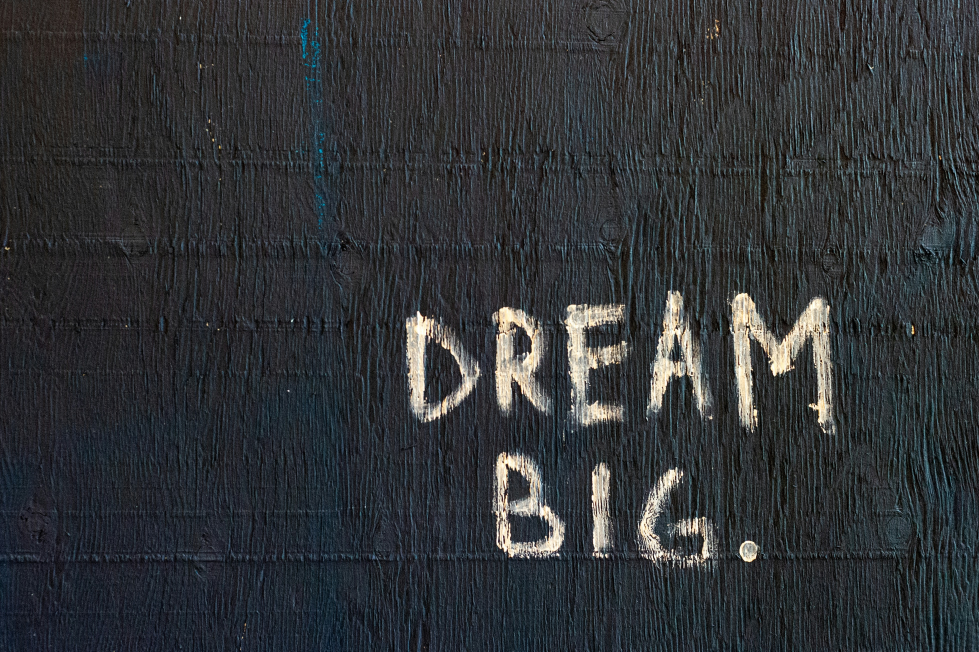
#> input picture In-Progress/Image to Bits of Vid [Get Back Same img]/image1.jpg, 3916 x 2606 px (shown at 1/4 size)
$ python img_to_bits.py
#> lines starting #> are read from the running program, lines starting #| are printed output that depends on the picture; after the words box and inside, x2 and y2 are one past the last pixel; in counts of white or black regions, pixels touching at a corner belong together
import cv2
import numpy as np

# Load the image
image = cv2.imread('image1.jpg')  # Replace with your image path
#> image is the input picture: shape (2606, 3916, 3); mean B, G, R 54.9, 52.1, 49.3
cv2.imshow('Original', image)

# Resize to simulate pixelation (e.g., 32x32)
pixelated = cv2.resize(image, (32, 32), interpolation=cv2.INTER_LINEAR)
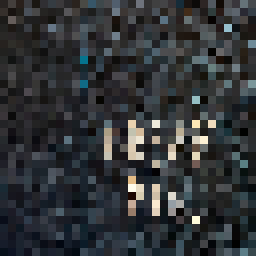
#> pixelated: shape (32, 32, 3) (shown 8 times larger); mean B, G, R 54.6, 51.9, 48.9

# Upscale back to original size (optional, for visual effect)
pixelated_up = cv2.resize(pixelated, image.shape[1::-1], interpolation=cv2.INTER_NEAREST)
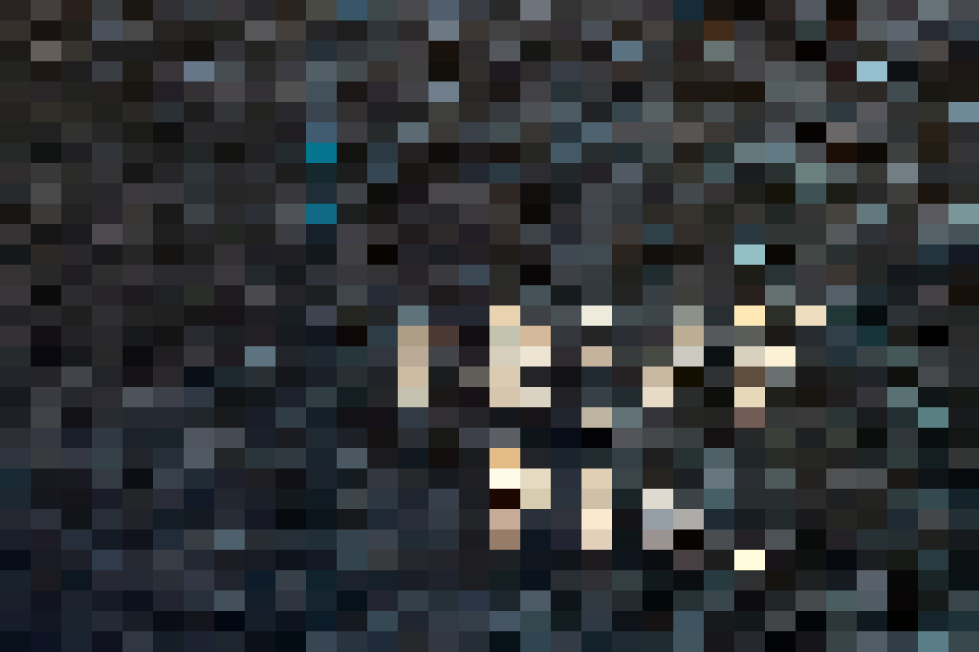
#> pixelated_up: shape (2606, 3916, 3) (shown at 1/4 size); mean B, G, R 54.6, 51.9, 48.9
cv2.imshow('Pixelated', pixelated_up)

# Convert to grayscale and then to bits
gray = cv2.cvtColor(image, cv2.COLOR_BGR2GRAY)
_, binary = cv2.threshold(gray, 127, 1, cv2.THRESH_BINARY)
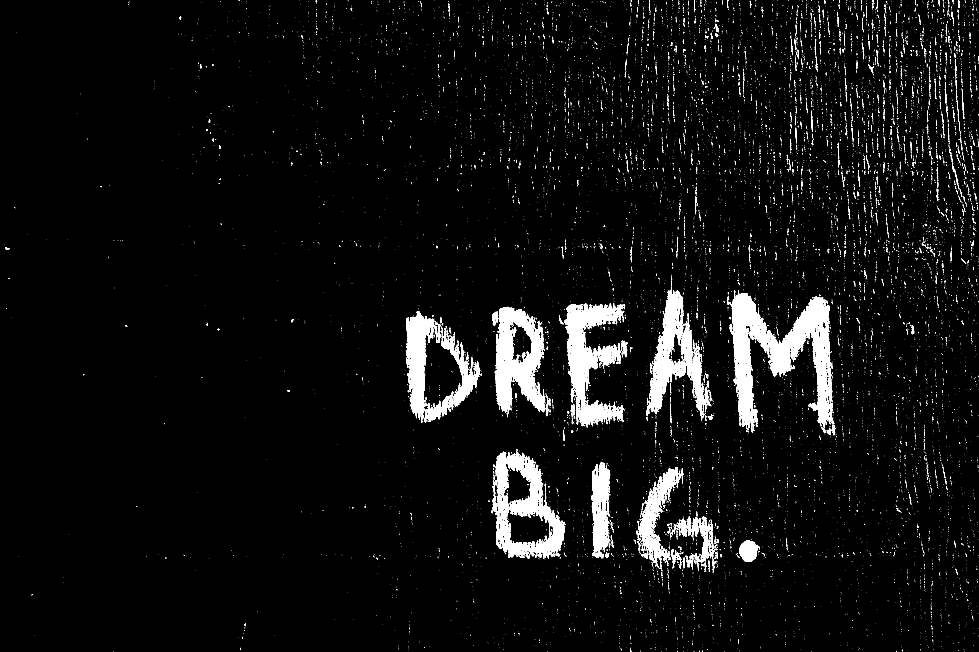
#> binary: shape (2606, 3916) (shown at 1/4 size); values 0 (black) and 1 (white), 4.4% white; 14912 white regions (14173 under 20 px), largest, box (x1, y1, x2, y2) and area: (2916, 1161, 3337, 1732) 85010, (1969, 1796, 2263, 2235) 46989, (1979, 1227, 2183, 1649) 46920

# Flatten to bit array
bit_array = binary.flatten()
print("Bit array (first 100 bits):", bit_array[:100])
#| Bit array (first 100 bits): [0 0 0 0 0 0 0 0 0 0 0 0 0 0 0 0 0 0 0 0 0 0 0 0 0 0 0 0 0 0 0 0 0 0 0 0 0
#|  0 0 0 0 0 0 0 0 0 0 0 0 0 0 0 0 0 0 0 0 0 0 0 0 0 0 0 0 0 0 0 0 0 0 0 0 0
#|  0 0 0 0 0 0 0 0 0 0 0 0 0 0 0 0 0 0 0 0 0 0 0 0 0 0]

cv2.waitKey(0)
cv2.destroyAllWindows()
